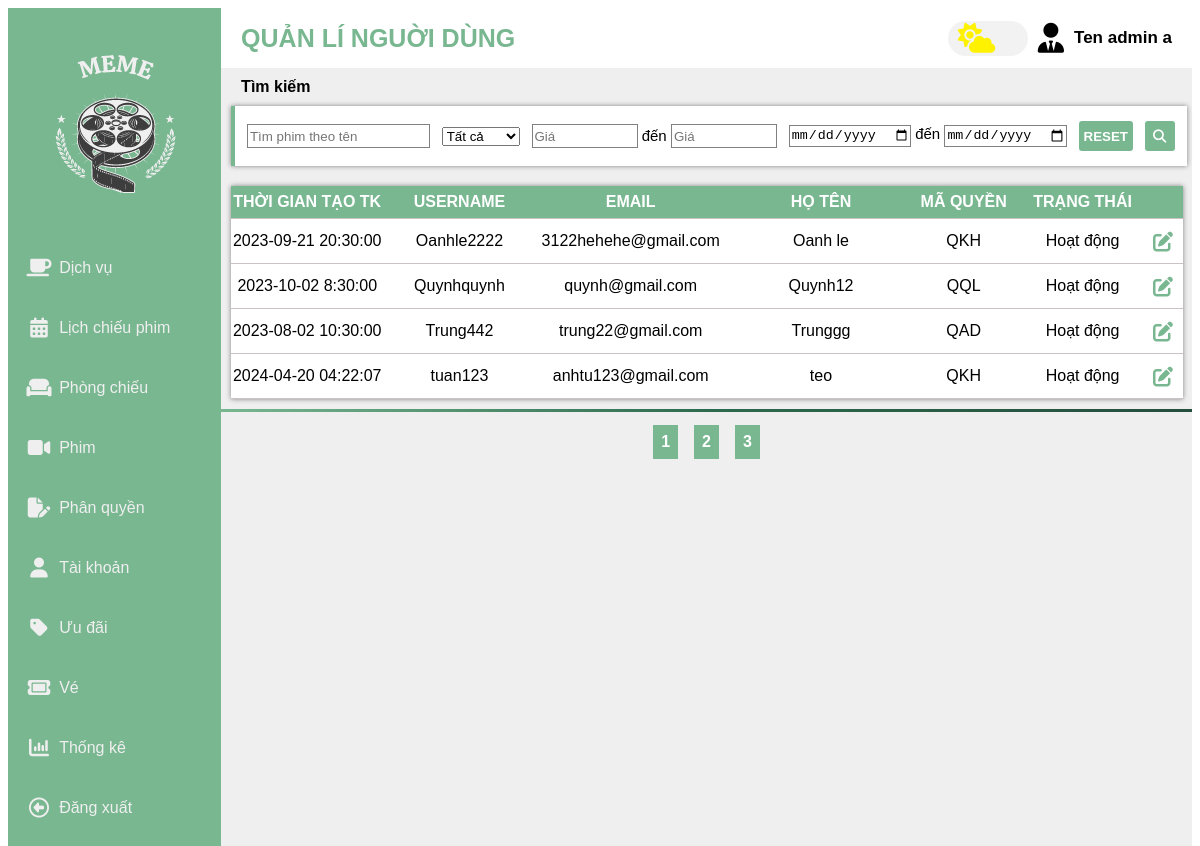
/admin.php?page=usersadmin, run on the app's committed database.
### tables this page shows
CREATE TABLE `taikhoan` (
  `USERNAME` varchar(10) NOT NULL,
  `PASSWORD` varchar(255) DEFAULT NULL,
  `NGAYTAOTK` date DEFAULT NULL,
  `TRANGTHAI` smallint(6) DEFAULT NULL,
  `EMAIL` varchar(255) DEFAULT NULL,
  `HOTEN` varchar(255) DEFAULT NULL,
  `NAMEANH` varchar(255) DEFAULT NULL,
  `MAQUYEN` varchar(10) DEFAULT NULL,
  `THOIGIANTAOTK` varchar(10) DEFAULT NULL,
  `SODIENTHOAI` varchar(10) DEFAULT NULL
);

### database/connectDatabase.php (called while the page is built, shortened)
<?php
class connectDatabase{
    public  $conn;
    public function __construct(){
        $this->servername = "localhost";
        $this->username = "root";
        $this->password = "Oanh2004!";
        $this->database = "cinema";
        $this->conn= new mysqli($this->servername,$this->username,$this->password,$this->database);
    }
    public function executeQuery($Querry) {
        try{
            $result = $this->conn->query($Querry);
            return $result;
        }catch(Exception $e){
            echo "Lỗi: " . $e->getMessage();
            return false;
        }
    }
}

### pages/usersadmin.php (the view, shortened to what this page needs)
<?php
echo '<div id="users_wrap">
<div class="user userheader">
    <span class="user_date">THỜI GIAN TẠO TK</span>
    <span class="user_username">USERNAME</span>
    <span class="user_email">EMAIL</span>
    <span class="user_name">HỌ TÊN</span>
    <span class="user_maquyen">MÃ QUYỀN</span>
    <span class="user_status">TRẠNG THÁI</span>
</div>
<div id="usercontent">';
$connection = new connectDatabase();
$query = "SELECT * FROM taikhoan";
$result = $connection->executeQuery($query);
if ($result) {
while ($row = $result->fetch_assoc()) {
echo'<div class="user">
        <span class="user_date">'.$row['NGAYTAOTK'].' '.$row['THOIGIANTAOTK'].'</span>
        <span class="user_username">'.$row['USERNAME'].'</span>
        <span class="user_email">'.$row['EMAIL'].'</span>
        <span class="user_name">'.$row['HOTEN'].'</span>
        <span class="user_maquyen">'.$row['MAQUYEN'].'</span>
        <span class="user_status">
            <label for="userStatus">'.(($row['TRANGTHAI'] == 1)?'Hoạt động':'Bị khóa').'</label>
        </span>
        <i class="fa-solid fa-pen-to-square fa-fw"></i>
    </div>';
}
}
echo'</div>
</div>';
?>

### css/admin.css (style rules this page uses)
:root { --primary_color:#79B791; --second_color: rgb(239, 239, 239); --green1: #2d6a4f; --green2: #254e3c; --green3: #0D261d; --light-gray: #c9c3c3; --overlay-gray: rgba(0, 0, 0, 0.5); }
#users_wrap,#lichchieuphim_wrap,#theloai_wrap { width: 98%; margin:10px 0 0 10px; box-shadow: 0 0 5px 0 gray; background-color: white; }
.user,.theloai { display: grid; padding: 13px 0; border-bottom: 1px solid var(--light-gray); position: relative; }
.user { grid-template-columns: 16% 16% 20% 20% 10% 15% 3%; align-items: center; }
.userheader,.headertheloai { background-color: var(--primary_color); color: white; padding: 7px 0; font-weight: 600; margin-top: 20px; }
.user span, .theloai span { justify-self: center; }
.user i,.theloai i { position: absolute; top: 13px; right: 7px; font-size: 20px; color: var(--primary_color); }

### data on the page
taikhoan: NGAYTAOTK "2023-09-21", THOIGIANTAOTK "20:30:00", USERNAME "Oanhle2222", EMAIL "3122hehehe@gmail.com", HOTEN "Oanh le", MAQUYEN "QKH", TRANGTHAI "Hoạt động"
taikhoan: NGAYTAOTK "2023-10-02", THOIGIANTAOTK "8:30:00", USERNAME "Quynhquynh", EMAIL "quynh@gmail.com", HOTEN "Quynh12", MAQUYEN "QQL", TRANGTHAI "Hoạt động"
taikhoan: NGAYTAOTK "2023-08-02", THOIGIANTAOTK "10:30:00", USERNAME "Trung442", EMAIL "trung22@gmail.com", HOTEN "Trunggg", MAQUYEN "QAD", TRANGTHAI "Hoạt động"
taikhoan: NGAYTAOTK "2024-04-20", THOIGIANTAOTK "04:22:07", USERNAME "tuan123", EMAIL "anhtu123@gmail.com", HOTEN "teo", MAQUYEN "QKH", TRANGTHAI "Hoạt động"

### other printed values
$tenchucnang "Dịch vụ Lịch chiếu phim Phòng chiếu Phim Phân quyền Tài khoản Ưu đãi Vé Thống kê Đăng xuất"
$chucnang "QUẢN LÍ NGUỜI DÙNG"
